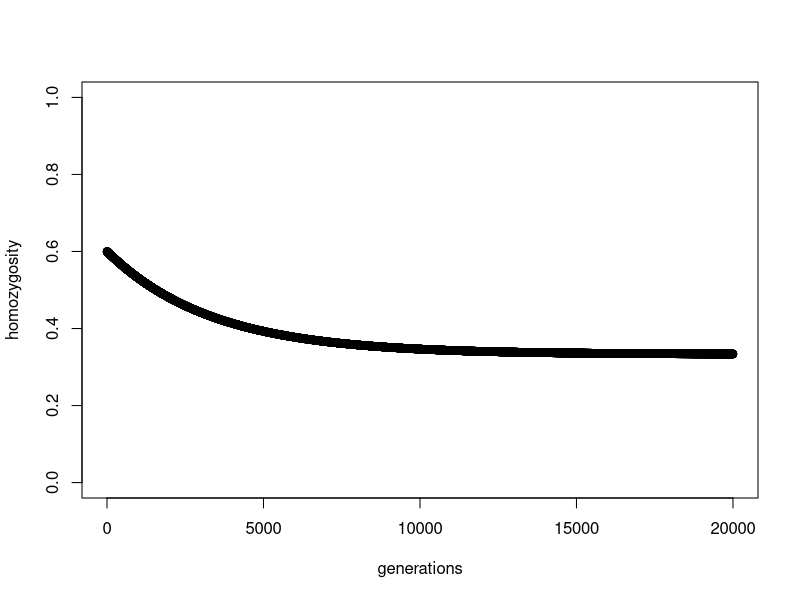
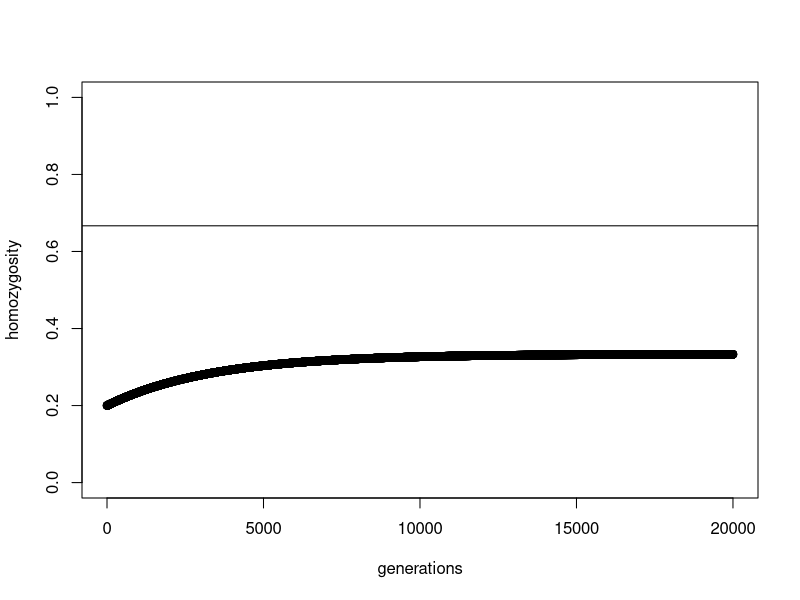

R code for these plots, in order:
## Drift and mutation formulas and trajectories

# Functions: ----------------------------------------------------------------- #
# H.eq computes the equilibrium heterozygosity 
H.eq <- function(N, u) { 
  
  theta <- 4*N*u 
  H <- theta/(theta+1) 
  return(H) 
} 

# Example run 
#plot(H.eq(seq(100,1000000,10000), 10^-6)) 
 
# f_change computes the change in f under drift and mutation 
f_change <- function(f, N, u) { 
  
  f.prime <- (((1/(2*N)) + ((1 - (1/(2*N)))*f))*((1-u)^2)) 
  return(f.prime)
}
# ---------------------------------------------------------------------------- #

# Approach to equilibrium for 20000 generations assuming N=5000 and u=10^-4
# Parameters: ---------------------------------------------------------------- #
ngen <- 20000
N <- 5000
u <- 10^-4
# ---------------------------------------------------------------------------- #

f.res <- numeric(ngen)
f.res[1] <- 0.6

for(i in 2:ngen) {
  f.res[i] <- f_change(f.res[i-1], N, u)
}

plot(f.res, ylab = "homozygosity", xlab = "generations", ylim = c(0, 1))  
# lines(f.res) # add other values of 'N' or 'u' to the same plot  
  
# Consider the Amerindian populations with low values for 'H' 
## (around 0.6 for microsatellites). 
## For N=5000 and u=10^-4, how much time it would take to return to equilibrium?
    
# checking the relationship of the convergence with the equilibrium value:
f.res <- numeric(ngen)
f.res[1] <- 0.2

for(i in 2:ngen) {
  f.res[i] <- f_change(f.res[i-1], N, u)
}

plot(f.res, ylab = "homozygosity", xlab = "generations", ylim = c(0, 1))  

# checking the value of convergence and observed value:
abline(h = H.eq(N, u))           
